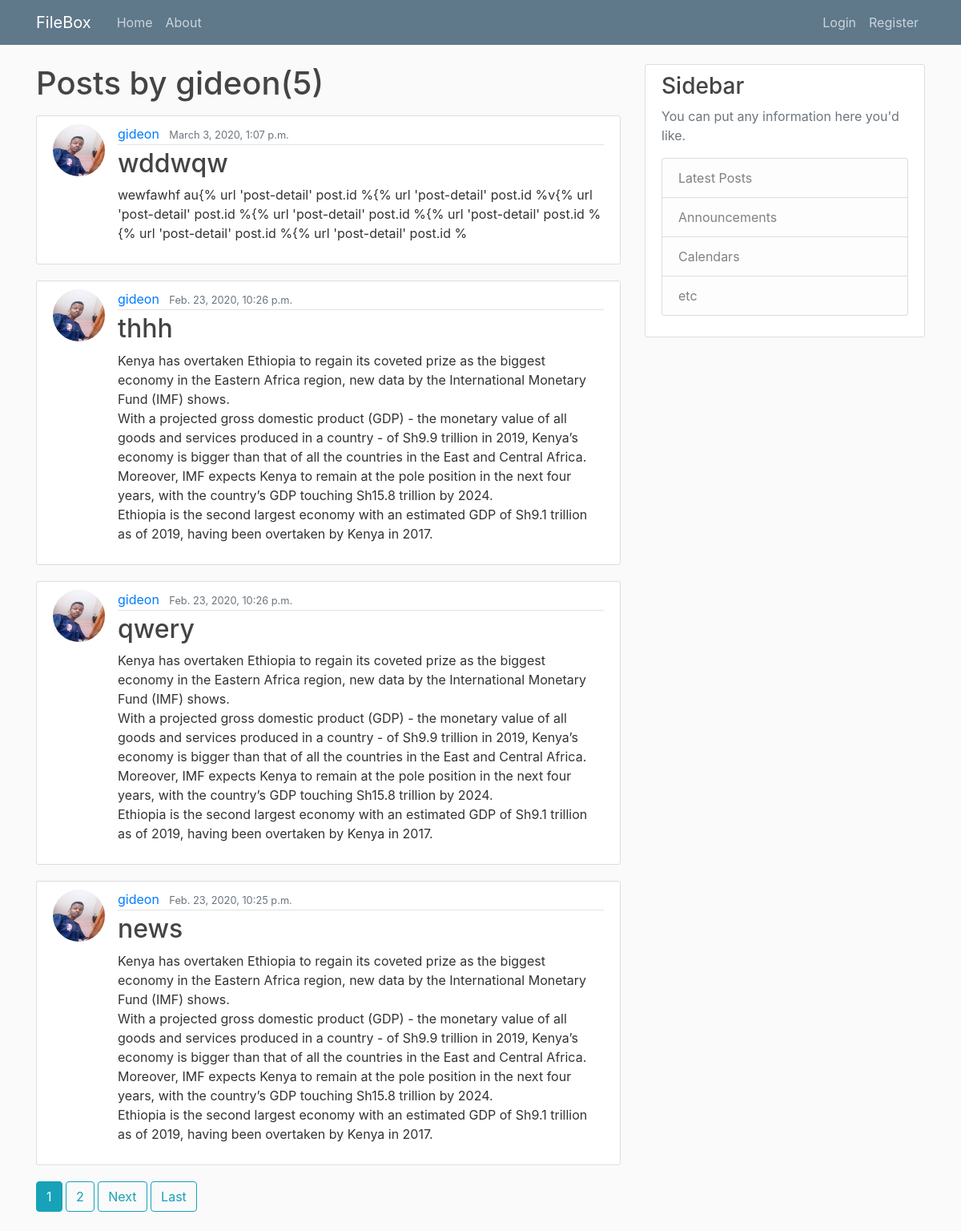
Page /user/gideon on the committed database.
### blog/models.py (models this page shows, shortened)
class Post(models.Model):
    title=models.CharField(max_length=100)
    content=models.TextField()
    date_posted=models.DateTimeField(default=timezone.now)
    author=models.ForeignKey(User, on_delete=models.CASCADE)
    objects=models.Manager()

### users/models.py (models this page shows, shortened)
class Profile(models.Model):
    user = models.OneToOneField(User, on_delete=models.CASCADE)
    image = models.ImageField(default='default.jpg', upload_to='profile_pics')

### blog/views.py (the view)
# urls.py: path('user/<str:username>', UserPostListView.as_view(), name='user-posts'),
class UserPostListView(ListView):
    model=Post
    template_name='blog/user_posts.html'
    context_object_name='posts'
    paginate_by=4
    def get_queryset(self):
        user=get_object_or_404(User,username=self.kwargs.get('username'))
        return Post.objects.filter(author=user).order_by('-date_posted')

### blog/templates/blog/user_posts.html (shortened to what this page needs)
{% extends "blog/base.html" %}
{% block content %}
    <h1 class="mb-3">Posts by {{view.kwargs.username}}({{page_obj.paginator.count}})</h1>
    {% for post in posts %}
    <article class="media content-section">
      <img class="rounded-circle article-img" src="{{post.author.profile.image.url}}">
           <div class="media-body">
            <div class="article-metadata">
              <a class="mr-2" href="{% url 'user-posts' post.author.username %}">{{ post.author }}</a>
                <small class="text-muted">{{ post.date_posted }}</small>
            </div>
            <h2><a class="article-title" href="{% url 'post-detail' post.id %}">{{ post.title }}</a></h2>
            <p class="article-content">{{ post.content }}</p>
          </div>
    </article>
    {% endfor %}
    {% if is_paginated %}
      {%for num in page_obj.paginator.page_range%}
        {% if page_obj.number == num %}
        <a class="btn btn-info mb-4" href="?page={{num}}">{{num}}</a>
        {% elif num > page_obj.number|add:'-3' and num < page_obj.number|add:'3' %}
        <a class="btn btn-outline-info mb-4" href="?page={{num}}">{{num}}</a>
        {% endif %}
      {%endfor%}
      {% if page_obj.has_next %}
      <a class="btn btn-outline-info mb-4" href="?page={{page_obj.next_page_number}}">Next</a>
      <a class="btn btn-outline-info mb-4" href="?page={{page_obj.paginator.num_pages}}">Last</a>
      {%endif%}
    {% endif %}
{% endblock content %}

### blog/templates/blog/base.html (shortened to what this page needs)
{% load static %}
<html>
<head>
    <link rel="stylesheet" href="https://stackpath.bootstrapcdn.com/bootstrap/4.4.1/css/bootstrap.min.css">
    <link rel="stylesheet" type="text/css" href="{% static 'blog/main.css'%}">
</head>
<body>
<header class="site-header">
  <nav class="navbar navbar-expand-md navbar-dark bg-steel fixed-top">
    <div class="container">
      <a class="navbar-brand mr-4" href="{% url 'Blog-Home' %}">FileBox</a>
      <div class="collapse navbar-collapse" id="navbarToggle">
        <div class="navbar-nav mr-auto">
          <a class="nav-item nav-link" href="{% url 'Blog-Home' %}">Home</a>
          <a class="nav-item nav-link" href="{% url 'Blog-About' %}">About</a>
        </div>
        <div class="navbar-nav">
        {% if user.is_authenticated %}
          <a class="nav-item nav-link" href="{% url 'post-create'%}">New Post </a>
          <a class="nav-item nav-link" href="{% url 'profile'%}">Profile </a>
          <a class="nav-item nav-link" href="{% url 'logout'%}">Logout </a>
        {% else %}
          <a class="nav-item nav-link" href="{% url 'login'%}">Login </a>
          <a class="nav-item nav-link" href="{% url 'register' %}">Register</a>
        {% endif %}
        </div>
      </div>
    </div>
  </nav>
</header>
<main role="main" class="container">
  <div class="row">
    <div class="col-md-8">
      {% block content %}{% endblock %}
    </div>
    <div class="col-md-4">
      <div class="content-section">
        <h3>Sidebar</h3>
        <p class='text-muted'>You can put any information here you'd like.
          <ul class="list-group">
            <li class="list-group-item list-group-item-light">Latest Posts</li>
            <li class="list-group-item list-group-item-light">Announcements</li>
            <li class="list-group-item list-group-item-light">Calendars</li>
            <li class="list-group-item list-group-item-light">etc</li>
          </ul>
        </p>
      </div>
    </div>
  </div>
</main>
</body>
</html>

### blog/static/blog/main.css (style rules this page uses)
body { background: #fafafa; color: #333333; margin-top: 5rem; }
h1, h2, h3, h4, h5, h6 { color: #444444; }
ul { margin: 0; }
.bg-steel { background-color: #5f788a; }
.site-header .navbar-nav .nav-link { color: #cbd5db; }
.content-section { background: #ffffff; padding: 10px 20px; border: 1px solid #dddddd; border-radius: 3px; margin-bottom: 20px; }
.article-title { color: #444444; }
.article-content { white-space: pre-line; }
.article-img { height: 65px; width: 65px; margin-right: 16px; }
.article-metadata { padding-bottom: 1px; margin-bottom: 4px; border-bottom: 1px solid #e3e3e3 }

### rows in the picture
Post: author.profile.image (picture), author "gideon", date_posted "March 3, 2020, 1:07 p.m.", title "wddwqw", content "wewfawhf au{% url 'post-detail' post.id %{% url 'post-detail' post.id %v{% url 'post-detail' post.id %{% url 'post-detail' post.id %{% url 'post-detail' post.id %{% url 'post-detail' post.id %{% url 'post-detail' post.id %"
Post: author.profile.image (picture), author "gideon", date_posted "Feb. 23, 2020, 10:26 p.m.", title "thhh", content "Kenya has overtaken Ethiopia to regain its coveted prize as the biggest economy in the Eastern Africa region, new data by the International Monetary Fund (IMF) shows. With a projected gross domestic product (GDP) - the monetary value of all goods and services produced in a country - of Sh9.9 trillion in 2019, Kenya’s economy is bigger than that of all the countries in the East and Central Africa. Moreover, IMF expects Kenya to remain at the pole position in the next four years, with the country’s GDP touching Sh15.8 trillion by 2024. Ethiopia is the second largest economy with an estimated GDP of Sh9.1 trillion as of 2019, having been overtaken by Kenya in 2017."
Post: author.profile.image (picture), author "gideon", date_posted "Feb. 23, 2020, 10:26 p.m.", title "qwery", content "Kenya has overtaken Ethiopia to regain its coveted prize as the biggest economy in the Eastern Africa region, new data by the International Monetary Fund (IMF) shows. With a projected gross domestic product (GDP) - the monetary value of all goods and services produced in a country - of Sh9.9 trillion in 2019, Kenya’s economy is bigger than that of all the countries in the East and Central Africa. Moreover, IMF expects Kenya to remain at the pole position in the next four years, with the country’s GDP touching Sh15.8 trillion by 2024. Ethiopia is the second largest economy with an estimated GDP of Sh9.1 trillion as of 2019, having been overtaken by Kenya in 2017."
Post: author.profile.image (picture), author "gideon", date_posted "Feb. 23, 2020, 10:25 p.m.", title "news", content "Kenya has overtaken Ethiopia to regain its coveted prize as the biggest economy in the Eastern Africa region, new data by the International Monetary Fund (IMF) shows. With a projected gross domestic product (GDP) - the monetary value of all goods and services produced in a country - of Sh9.9 trillion in 2019, Kenya’s economy is bigger than that of all the countries in the East and Central Africa. Moreover, IMF expects Kenya to remain at the pole position in the next four years, with the country’s GDP touching Sh15.8 trillion by 2024. Ethiopia is the second largest economy with an estimated GDP of Sh9.1 trillion as of 2019, having been overtaken by Kenya in 2017."

### other values in the picture
{{ view.kwargs.username }} "gideon"
{{ page_obj.paginator.count }} "5"
{{ num }} "1"
{{ num }} "2"
